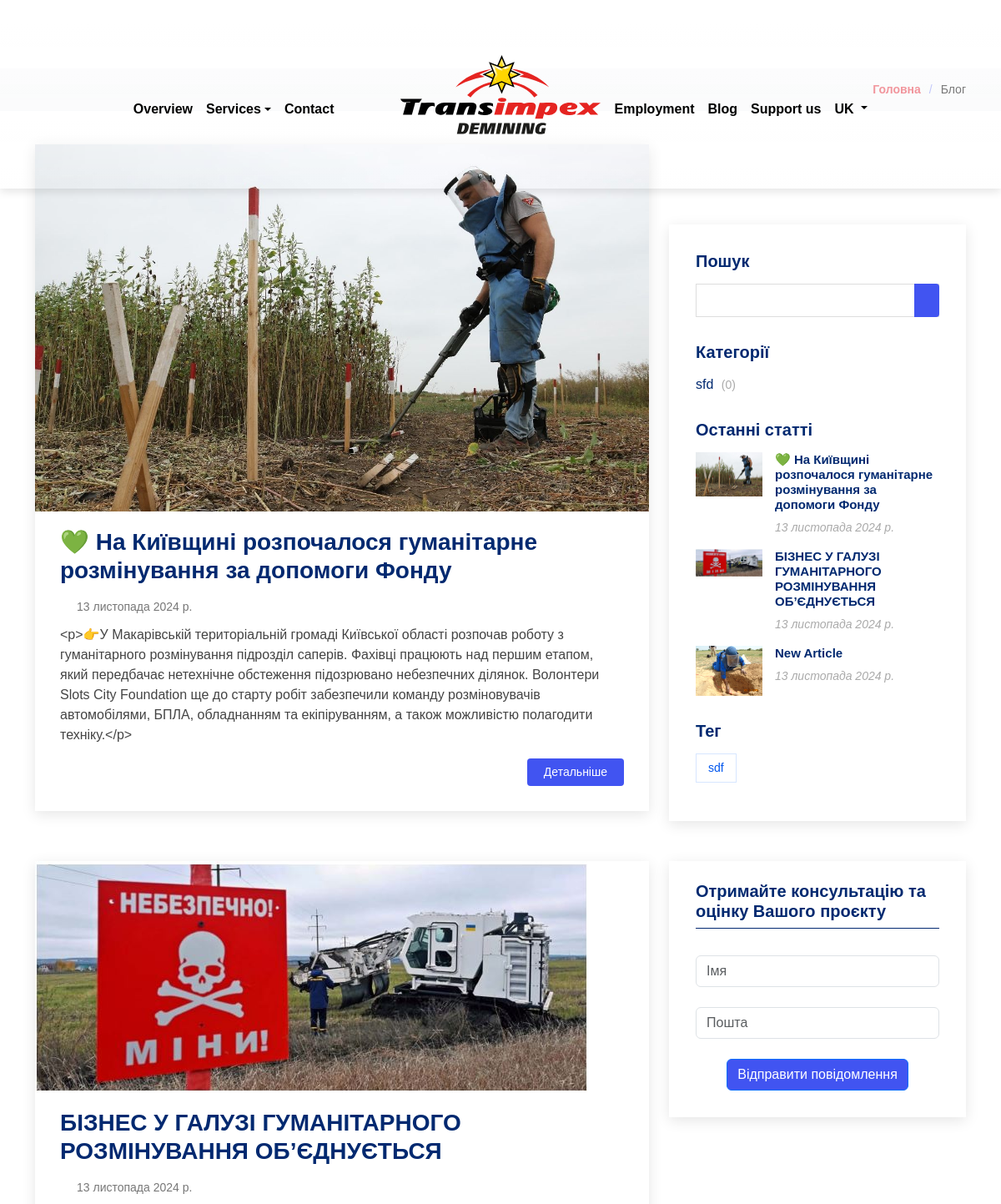
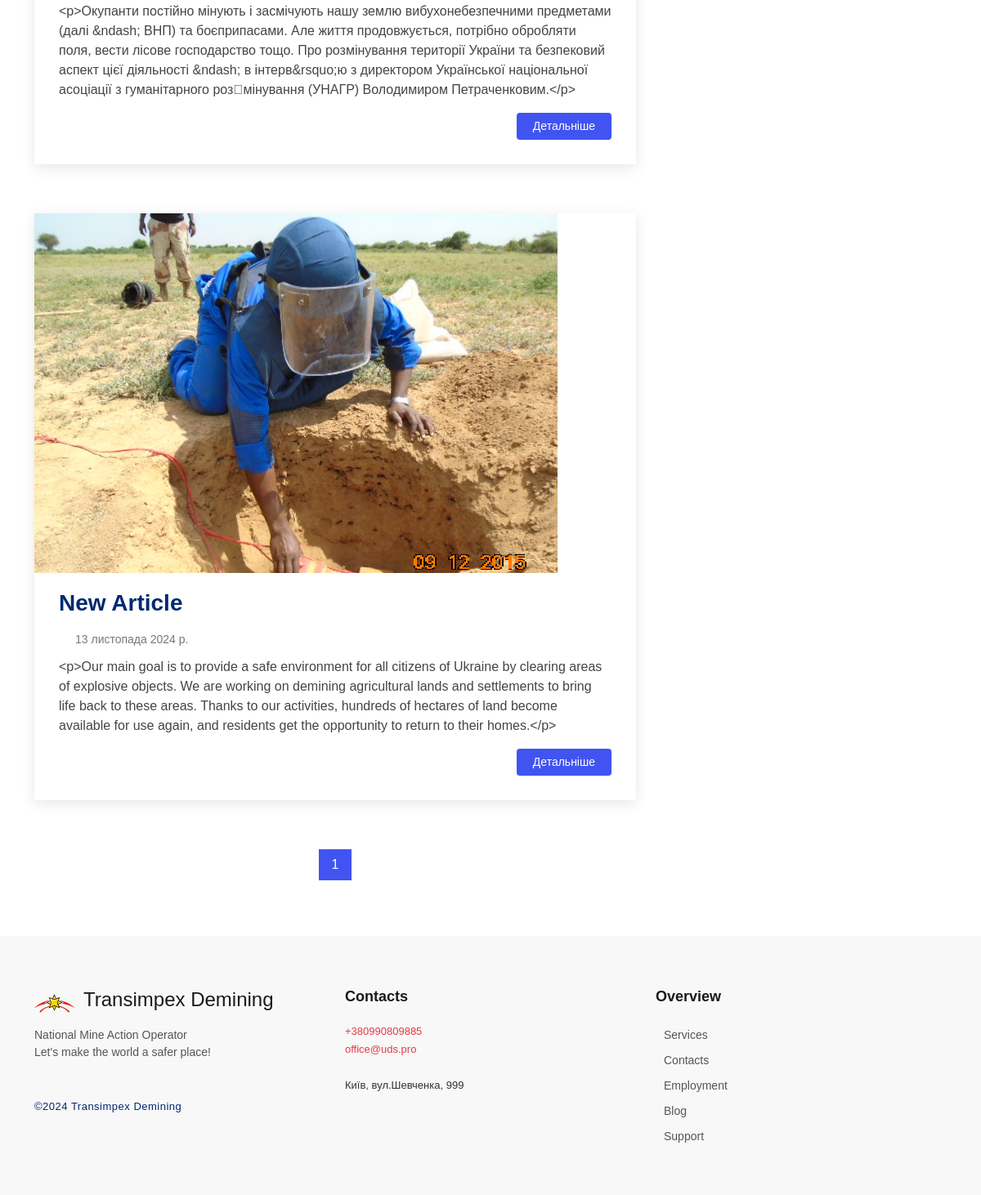
Page /blog on the committed database (2 pictures, top to bottom).
### data_site/models.py (models this page shows)
class Article(models.Model):
    title = models.CharField(verbose_name="Заголовок", max_length=2048, default='', blank=True)
    description = RichTextUploadingField(verbose_name="Опис", default='', blank=True)
    date = models.DateField(verbose_name="Дата публікації", default='', blank=True)
    image = models.ImageField(verbose_name="Фото", default='', blank=True)
    html = RichTextUploadingField(verbose_name="Тіло в html", default='', blank=True)
    author = models.CharField(verbose_name="ПІБ", max_length=1024, default='', blank=True)
    categories = models.ManyToManyField(CategoryArticle, verbose_name="Катагорії", default='', blank=True)
    teg = models.ManyToManyField(ArticleTeg, verbose_name="Теги", default='', blank=True)
    description_blog_single = RichTextUploadingField(verbose_name="Опис сторінки блогу (SEO)", default='', blank=True)
    keywords_blog_single = RichTextUploadingField(verbose_name="Ключові слова сторінки блогу (SEO)", default='', blank=True)
    class Meta:
        verbose_name = "Стаття блогу"
        verbose_name_plural = "Статті блогу"

class CategoryArticle(models.Model):
    name = models.CharField(verbose_name="Назва", max_length=1024, null=False)
    class Meta:
        verbose_name = "Категорія статті"
        verbose_name_plural = "Категорії статей"

class ArticleTeg(models.Model):
    name = models.CharField(verbose_name="Назва", max_length=1024, null=False)
    class Meta:
        verbose_name = "Тег статті"
        verbose_name_plural = "Теги статей"

class DataContact(models.Model):
    mobile_phone = models.CharField(verbose_name="Мобільний телефон", max_length=2048)
    email = models.CharField(verbose_name="Поштова скринька", max_length=2048)
    address = models.CharField(verbose_name="Адреса офісу", max_length=2048, default='', blank=True)
    schedule_date = models.CharField(verbose_name="Дні роботи", max_length=2048, default='', blank=True)
    schedule_time = models.CharField(verbose_name="Години роботи", max_length=2048, default='', blank=True)
    telegram_link = models.CharField(verbose_name="Посилання на telegram", max_length=2048, default='', blank=True)
    facebook_link = models.CharField(verbose_name="Посилання на facebook", max_length=2048, default='', blank=True)
    linkedin_link = models.CharField(verbose_name="Посилання на linkedin", max_length=2048, default='', blank=True)
    instagram_link = models.CharField(verbose_name="Посилання на instagram", max_length=2048, default='', blank=True)
    class Meta:
        verbose_name = "Контакт"
        verbose_name_plural = "Контактні дані"

### data_site/views.py (the view)
# urls.py: path('blog', blog),
def blog(request):
    category = request.GET.get("category")
    tag = request.GET.get("tag")
    search_text = request.GET.get("text")
    page_count = 1
    page = request.GET.get("page")
    if page:
        page_count = int(page)
    article = None
    if category:
        article = Article.objects.filter(categories=category)
    if tag:
        article = Article.objects.filter(teg=tag)
    if search_text:
        article = Article.objects.filter(Q(title__contains=search_text) | Q(description__contains=search_text))
    if article is None:
        article = Article.objects.all()
    category = CategoryArticle.objects.all()
    list_category = []
    for i in category:
        list_category.append({"obj": i, "count": len(Article.objects.filter(categories=i))})
    list_article = Paginator(article.order_by('date'), 3)
    return render(request, 'blog.html', {**{
        "article": list_article.page(page_count),
        "cur_page": page_count,
        "pages": list_article.page_range,
        "category": list_category,
        "tags": ArticleTeg.objects.all(),
        "last_articles": Article.objects.all()[:5],
        "breadcrumbs": [
            {
                "name": _("Головна"),
                "link": "/"
            },
            {
                "name": _("Блог"),
                "link": None
            }]}, **get_menu_and_services(_('Блог'))})

### data_site/templates/blog.html (shortened to what this page needs)
{% load bootstrap_icons %}
{% load i18n %}
{% load static %}
<!DOCTYPE html>
<html lang="en">
<head>
    {%include 'blocks/head.html'%}
</head>
<body>
  {% include 'blocks/header.html' %}
{% include 'blocks/breadcrumbs.html' %}
    <section id="blog" class="blog">
      <div class="container" data-aos="fade-up">
        <div class="row">
          <div class="col-lg-8 entries">
          {% for i in article%}
            <article class="entry">
              <div class="entry-img">
                <img src="{{i.image}}" alt="" class="img-fluid" loading="lazy">
              </div>
              <h1 class="entry-title">
                <a href="blog-single/{{i.id}}">{{i.title}}</a>
              </h1>
              <div class="entry-meta">
                <ul>
                  <li class="d-flex align-items-center">{% bs_icon 'clock' %}<a href="blog-single/{{i.id}}"><time datetime="2020-01-01">{{i.date}}</time></a></li>
                </ul>
              </div>
              <div class="entry-content">
                <p>
                  {{i.description}}
                </p>
                <div class="read-more">
                  <a href="blog-single/{{i.id}}">{% translate "Детальніше" %}</a>
                </div>
              </div>
            </article>
{% endfor %}
            <div class="blog-pagination ">
              <ul class="justify-content-center">
                {% for i in pages%}
                {% if i == cur_page %}
                <li class="active"><a href="?page={{i}}">{{i}}</a></li>
                {%else%}
                {% if '?' in request.get_full_path%}
                <li><a href="{{request.get_full_path}}&&page={{i}}">{{i}}</a></li>
                {%else%}
                <li><a href="{{request.get_full_path}}?page={{i}}">{{i}}</a></li>
                {%endif%}
                {%endif%}
                {% endfor%}
              </ul>
            </div>
          </div>
            <div class="col-lg-4">
                <div class="blog-left">
                {% include 'content_pages/filter-search-blog.html'%}
                {% include 'blocks/consultation.html'%}
            </div>
            </div>
        </div>
      </div>
    </section>
{% include 'blocks/footer.html'%}
</body>
</html>

### data_site/templates/blocks/head.html (shortened to what this page needs)
{% load bootstrap5 %}
{% load static %}
    {% bootstrap_css %}
  <link href="{% static 'assets/fonts/fonts.css' %}" rel="stylesheet">
  <link href="https://cdnjs.cloudflare.com/ajax/libs/aos/2.3.4/aos.css" rel="stylesheet">
  <link href="https://cdnjs.cloudflare.com/ajax/libs/glightbox/3.2.0/css/glightbox.min.css" rel="stylesheet">
  <link href="https://cdnjs.cloudflare.com/ajax/libs/remixicon/4.1.0/remixicon.min.css" rel="stylesheet">
  <link href="{% static 'assets/css/style.css'%}" rel="stylesheet">

### data_site/templates/blocks/header.html (shortened to what this page needs)
{% load bootstrap_icons %}
{% load i18n %}
{% load static %}
<header id="header" class="header fixed-top">
    <nav class="navbar navbar-expand-lg bg-transparent">
        <div class="container">
            <div class="offcanvas offcanvas-start" tabindex="-1" id="offcanvasNavbar" aria-labelledby="offcanvasNavbarLabel">
                <img src="{% static 'assets/img/trans-logo.svg' %}" alt="Transimpex Logo" class="offcanvas-logo">
                <div class="offcanvas-body">
                    <ul class="navbar-nav me-auto my-2 my-lg-0">
                        <li class="nav-item">
                            <a class="nav-link" href="/">{% trans "Overview" %}</a>
                        </li>
                        <li class="nav-item dropdown">
                            <a class="nav-link dropdown-toggle" href="#" id="navbarDropdown" role="button" data-bs-toggle="dropdown" aria-expanded="false">
                                {% trans "Services" %}
                            </a>
                        </li>
                        <li class="nav-item">
                            <a class="nav-link" href="/#contact">{% trans "Contact" %}</a>
                        </li>
                        <li class="nav-item">
                            <a class="nav-link" href="/#portfolio">{% trans "Employment" %}</a>
                        </li>
                        <li class="nav-item">
                            <a class="nav-link" href="/blog">{% trans "Blog" %}</a>
                        </li>
                        <li class="nav-item">
                            <a class="nav-link" href="">{% trans "Support us" %}</a>
                        </li>
                        <li class="nav-item d-flex align-items-center">
                            <div class="dropdown">
                                <button class="dropdown-toggle lang-dropdown nav-link" type="button" id="dropdownMenuButton1" data-bs-toggle="dropdown" aria-expanded="false">
                                    {% get_current_language as LANGUAGE_CODE %}
                                    {% get_available_languages as LANGUAGES %}
                                    {% get_language_info_list for LANGUAGES as languages %}
                                    {% for language in languages %}
                                        {% if language.code == LANGUAGE_CODE %}
                                            {{ language.code }}
                                        {% endif %}
                                    {% endfor %}
                                </button>
                            </div>
                        </li>
                    </ul>
                </div>
            </div>
        </div>
    </nav>
</header>

### data_site/templates/blocks/breadcrumbs.html (shortened to what this page needs)
{% load static %}
{% block breadcrumbs %}
<section class="breadcrumbs">
    <div class="container">
        <ol>
            {% for i in breadcrumbs %}
                {% if i.link %}
                    <li><a href="{{ i.link }}">{{ i.name }}</a></li>
                {% else %}
                    <li>{{ i.name }}</li>
                {% endif %}
            {% endfor %}
        </ol>
    </div>
</section>
{% endblock %}

### data_site/templates/content_pages/filter-search-blog.html
{% load bootstrap_icons %}
{% load i18n %}
{%load static%}
            <div class="sidebar">
              <h2 class="sidebar-title">{% translate "Пошук" %}</h2>
              <div class="sidebar-item search-form">
                <form action="/blog" method="get">
                  <input type="text" name="text">
                  <button type="submit">{% bs_icon 'search' %}</button>
                </form>
              </div>
              <h2 class="sidebar-title">{% trans "Категорії" %}</h2>
              <div class="sidebar-item categories">
                <ul>
                  {%for i in category%}
                  <li><a href="/blog?category={{i.obj.id}}">{{i.obj.name}} <span>({{i.count}})</span></a></li>
                  {%endfor%}
                </ul>
              </div>
              <h2 class="sidebar-title">{% trans "Останні статті" %}</h2>
              <div class="sidebar-item recent-posts">
                {%for i in last_articles%}
                <div class="post-item clearfix">
                  <img src="{{i.image.url}}" alt="">
                  <h3><a href="/blog-single/{{i.id}}">{{i.title}}</a></h3>
                  <time datetime="2020-01-01">{{i.date}}</time>
                </div>
                {% endfor %}
              </div>
              <h2 class="sidebar-title">{% trans "Тег" %}</h2>
              <div class="sidebar-item tags">
                <ul>
                  {%for i in tags%}
                  <li><a href="/blog?tag={{i.id}}">{{i.name}}</a></li>
                  {%endfor%}
                </ul>
              </div>
            </div>

### data_site/templates/blocks/consultation.html (shortened to what this page needs)
{% load i18n %}
{% load static %}
<div class="consultation">
    <form action="" method="post" class="php-email-form">
      <div class="row gy-4">
          <header class="mt-3 consultation-header">
                <h2>{% trans "Отримайте консультацію та оцінку Вашого проєкту" %}</h2>
          </header>
              <div class="col-md-12">
            <input type="text" name="name" class="form-control" placeholder="{% translate "Імя" %}" required>
              </div>
              <div class="col-md-12">
            <input type="email" name="email" class="form-control" placeholder="{% translate 'Пошта' %}" required>
              </div>
         <div class="col-md-12 text-center">
            <button type="submit" class="btn btn-primary btn-consultation">{% trans "Відправити повідомлення" %}</button>
         </div>
     </div>
    </form>
</div>

### data_site/templates/blocks/footer.html (shortened to what this page needs)
{% load bootstrap_icons %}
{% load i18n %}
{% load static %}
<footer id="footer" class="footer">
    <div class="container">
        <div class="row gy-4" style="margin-top: 0;">
            <div class="col-lg-4 col-md-6 footer-info text-left">
                <a href="/" class="logo d-flex align-items-center">
                    <img src="{% static 'assets/img/foot.svg' %}" alt="Logo" loading="lazy" width="50">
                    <h3>Transimpex Demining</h3>
                </a>
                <p>National Mine Action Operator<br>Let's make the world a safer place!</p>
                <div class="copyright mt-3 text-left">
                    &copy;2024 Transimpex Demining
                </div>
            </div>
            <div class="col-lg-4 col-md-6 footer-contact">
                <h4>{% translate "Contacts" %}</h4>
                <p>
                    {% for i in contacts %}
                    <a href="tel:{{ i.mobile_phone }}">{{ i.mobile_phone }}</a><br>
                    <a href="mailto:{{ i.email }}">{{ i.email }}</a><br><br>
                    {{ i.address }}<br>
                    {% endfor %}
                </p>
            </div>
            <div class="col-lg-4 col-md-6 footer-links">
                <h4>{% translate "Overview" %}</h4>
                <ul>
                    <li><a href="/services">{% translate "Services" %}</a></li>
                    <li><a href="/contacts">{% translate "Contacts" %}</a></li>
                    <li><a href="/employment">{% translate "Employment" %}</a></li>
                    <li><a href="/blog">{% translate "Blog" %}</a></li>
                    <li><a href="/support">{% translate "Support" %}</a></li>
                </ul>
            </div>
        </div>
    </div>
</footer>

### data_site/templates/blocks/scripts.html (shortened to what this page needs)
{% load static %}
{% load bootstrap5 %}

### rows in the picture
Article: image (picture), title "💚 На Київщині розпочалося гуманітарне розмінування за допомоги Фонду", date "13 листопада 2024 р.", description "<p>👉У Макарівській територіальній громаді Київської області розпочав роботу з гуманітарного розмінування підрозділ саперів. Фахівці працюють над першим етапом, який передбачає нетехнічне обстеження підозрювано небезпечних ділянок. Волонтери Slots City Foundation ще до старту робіт забезпечили команду розміновувачів автомобілями, БПЛА, обладнанням та екіпіруванням, а також можливістю полагодити техніку.</p>"
Article: image (picture), title "БІЗНЕС У ГАЛУЗІ ГУМАНІТАРНОГО РОЗМІНУВАННЯ ОБ’ЄДНУЄТЬСЯ", date "13 листопада 2024 р.", description "<p>Окупанти постійно мінують і засмічують нашу землю вибухонебезпечними предметами (далі &ndash; ВНП) та боєприпасами. Але життя продовжується, потрібно обробляти поля, вести лісове господарство тощо. Про розмінування території України та безпековий аспект цієї діяльності &ndash; в інтерв&rsquo;ю з директором Української національної асоціації з гуманітарного роз\u0002мінування (УНАГР) Володимиром Петраченковим.</p>"
Article: image (picture), title "New Article", date "13 листопада 2024 р.", description "<p>Our main goal is to provide a safe environment for all citizens of Ukraine by clearing areas of explosive objects. We are working on demining agricultural lands and settlements to bring life back to these areas. Thanks to our activities, hundreds of hectares of land become available for use again, and residents get the opportunity to return to their homes.</p>"
CategoryArticle: obj.name "sfd", count "0"
ArticleTeg: name "sdf"
DataContact: mobile_phone "+380990809885", email "office@uds.pro", address "Київ, вул.Шевченка, 999"

### other values in the picture
{{ language.code }} "UK"
{{ i.name }} "Головна"
{{ i.name }} "Блог"
{{ i }} "1"
